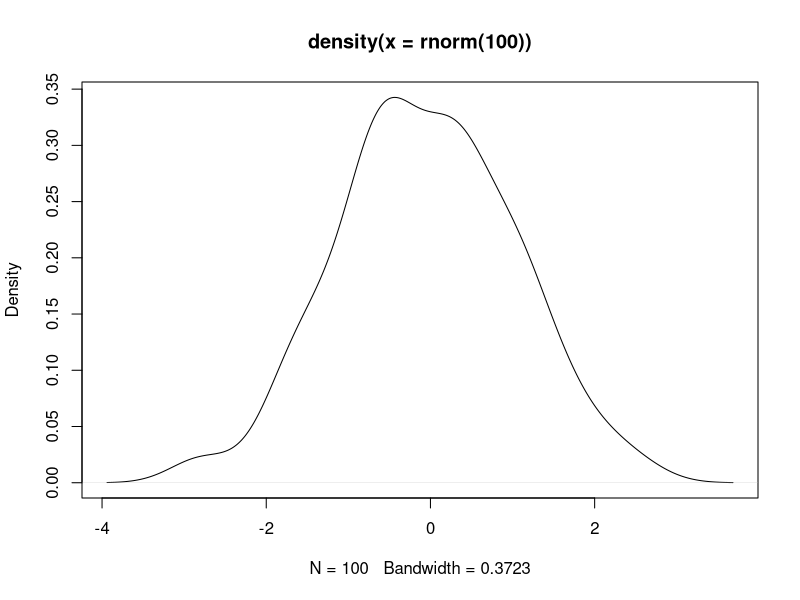
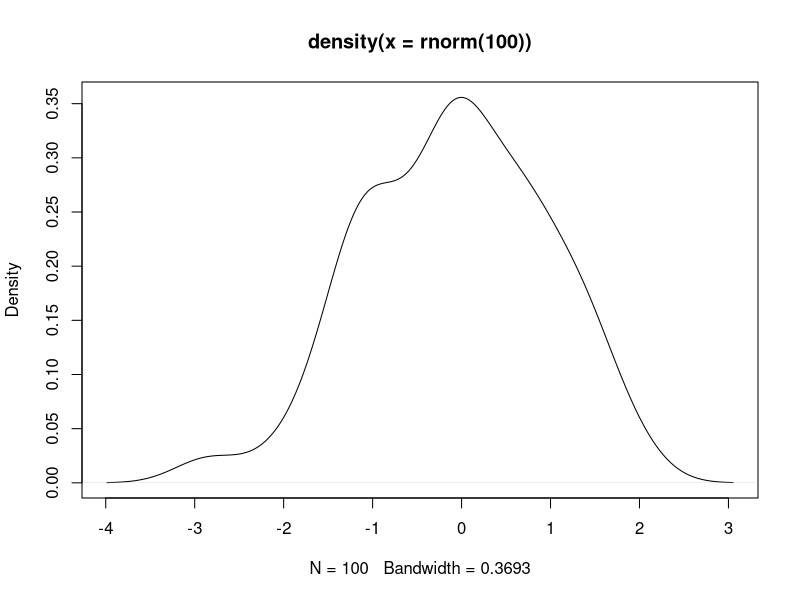
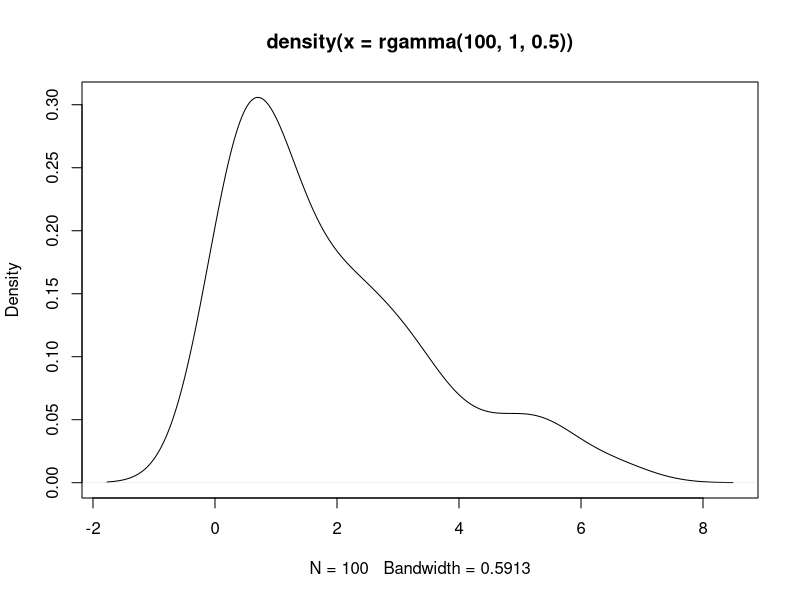

Write R code to recreate these figures, in order.
################################
# Introduction to Distribution Functions
# Instructions: Fill in the blanks [?]
# Edited by Kyle Chan
################################

#In R, there is a set of built-in functions to calculate quantities in a particular Distribution. 
#In Bayesian statistics we usually work with exponential family distributions. Exponential family distributions
#tend to have a clearly defined conjugate form that can help us obtain the posterior probabilities easily (more on this in week 2!)

#Exponential family distribution is a collection of distributions that follow a generic canonical form.
#Examples include: the Normal Distribution, the Bernuolli Distribution, the Poisson Distribution, the Gamma Distribution, the Beta Distribution etc.

#non-expoentnial family distributions e.g. : the Cauchy Distribution (cool fact: the Cauchy has no known mean and variance values.)

################################################################################
#Exponential Family Functions in R
#in R, names of the distribution functions are in the following form:

#*[distribution name]()
#for example: dnorm(), pnorm(), rnorm(), qnorm().

#Example of distributions available:
#Normal Distribution - *norm()
#Poisson Distribution - *pois()
#Binomial Distribution -*binom()
#Exponential Distribution - *exp()
#Bernuolli Distribution - *bern() (from mc2d/ Rlab packages)
#Gamma Distribution - *gamma()
#Beta Distribution - *beta()


#d-series functions are density functions. In other words, this gives the output of a probability density function (pdf) of a particular distribution.
# e.g. dnorm(0,mean= 0, sd =1) gives the density (i.e. Pr[X=0]) given that X ~ N(0,1).

#[?] What is this quantity? Pr[X=-2] given that X~ N(0,1).
dnorm(-2,mean=0,sd=1) 
#Hint: Plot the following density
plot(density(rnorm(100)))
#Take a look at where -2 is.

#[?] Compute Pr[X=1], given that X~Poisson(2).
dpois(1,lambda = 2)

#p-series functions give the "probability functions", i.e. Pr(X< value of your choice).
# e.g. pnorm() - gives the probability function of the normal distribution (need to specify q - the value of the random variable X in question.)

#[?] What is this quantity? Pr[X<=-2] given that X~ N(0,1). In the plot, that is the area under the curve given X<=-2
pnorm(-2, mean=0,sd=1)
#Hint: Plot the following density
plot(density(rnorm(100)))
#Take a look at where -2 is.

#pnorm has a parameter lower.tail=TRUE. This means that we are looking at Pr[X <= x]. If you set this to false, then you will obtain Pr[X>x].
#[?] What is this quantity? Pr[X>-2] given that X~ N(0,1). n the plot, that is the area under the curve given X>-2.
pnorm(-2, mean=0,sd=1, lower.tail=F)

#[?] S(t) is said to be the survival function given a random variable t. If t~ exp(lambda= 1), compute S(3).
pexp(3, 1, lower.tail=F)


#q-series functions give the "quantile function". This can be thought of as the inverse of the cumulative density function (cdf) or the inverse of the p-class functions.
#This is very useful for making inference.
# e.g.  - gives the 99th percentile of the normal distribution (default to mean = 0, sd = 1).

#[?] what is this quantity? 99th percentile of X ~ N(0,1).
qnorm(.99,  mean = 0, sd = 1)

#[?] Compute the 75th percentile of X ~ Poisson(Lambda = 1).
qpois(.75, lambda=1)

#r-series functions generate random probabilities that follow a particular distribution.
# e.g. rnorm(100) - generates 100 random values that~N(0,1).

#[?] What does this code do? Generates a sample of 10 X, assuming X~ N(0,1).
rnorm(n=10, mean=0, sd=1)

#[?] Visualize the Gamma Function by generating 100 samples. Assume that X ~ (1, 0.5).
#Hint: use plot(density(X)) to visualize a distribution.

plot(density(rgamma(100, 1, 0.5)))
